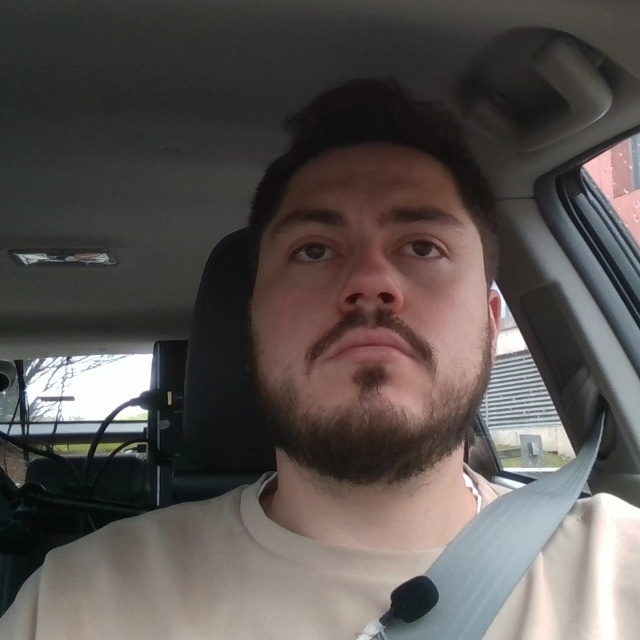
#> input picture scratch/raw_subj06_0055.jpg, 640 x 640 px
$ python -i measure_entropy.py   (imports and definitions only)   (older library calls are emulated)
#> lines starting #> are read from the running program, lines starting #| are printed output that depends on the picture
import cv2
import numpy as np
import json
from pathlib import Path

def get_entropy_and_laplacian(img_path):
#> called with img_path = 'raw_subj06_0055.jpg'
    img = cv2.imread(str(img_path))
#> img is the input picture: shape (640, 640, 3); mean B, G, R 80.9, 83.3, 89.3
    if img is None:
        return 0, 0
    gray = cv2.cvtColor(img, cv2.COLOR_BGR2GRAY)
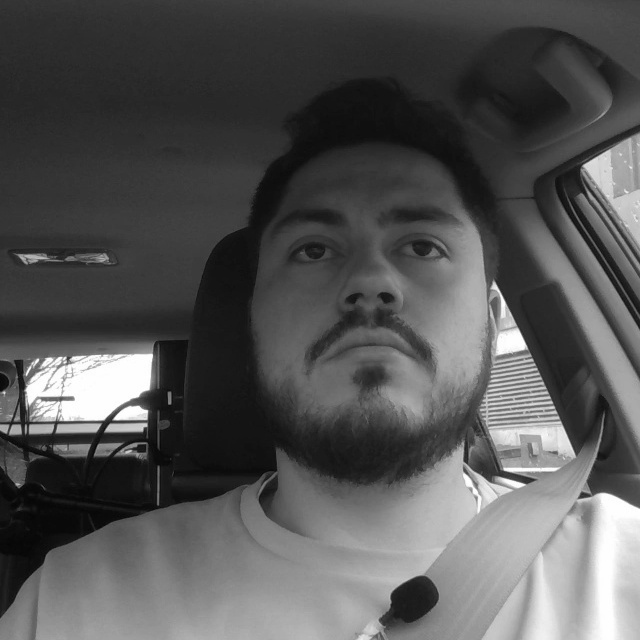
#> gray: shape (640, 640); min 3, max 255, mean 84.8

    # Shannon entropy of pixel intensity distribution
    hist, _ = np.histogram(gray, bins=256, range=(0, 256), density=True)
#> hist = 256 values, max 0.024 at index 41, min 0 at index 0, mean 0.00391
    hist = hist[hist > 0]
#> hist = 253 values, max 0.024 at index 38, min 2.44e-06 at index 0, mean 0.00395
    shannon_entropy = -np.sum(hist * np.log2(hist))
#> shannon_entropy = 7.38

    # Laplacian variance (high-frequency edge/texture density)
    lap_var = cv2.Laplacian(gray, cv2.CV_64F).var()
#> lap_var = 213.5

    return float(shannon_entropy), float(lap_var)

# Check some random negatives
# [11 lines not run here, left out]
r_scores = []
# [11 lines not run here, left out]
c_scores = []
# [10 lines not run here, left out]

>>> result = get_entropy_and_laplacian('raw_subj06_0055.jpg')
#> result = (7.38, 213.5)

$ run again, on scratch/raw_subj08_0184.jpg
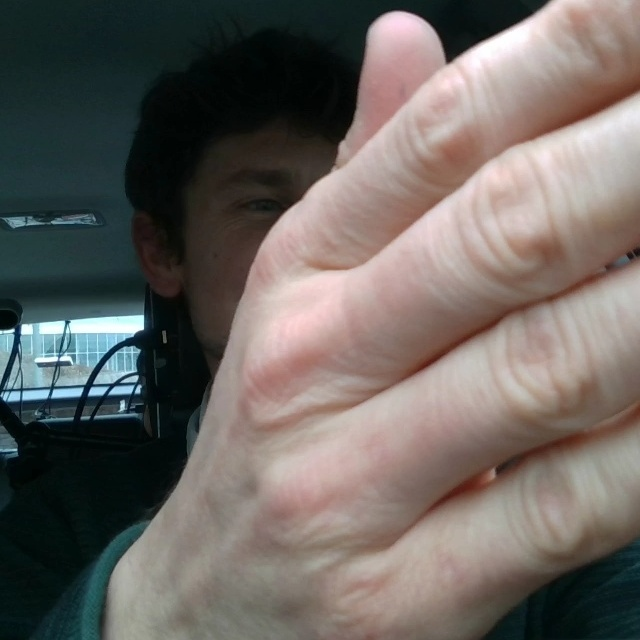
#> input picture scratch/raw_subj08_0184.jpg, 640 x 640 px
#> in get_entropy_and_laplacian, img is the input picture: shape (640, 640, 3); mean B, G, R 96.5, 101, 106.5
#> in get_entropy_and_laplacian, `gray = cv2.cvtColor(img, cv2.COLOR_BGR2GRAY)`:
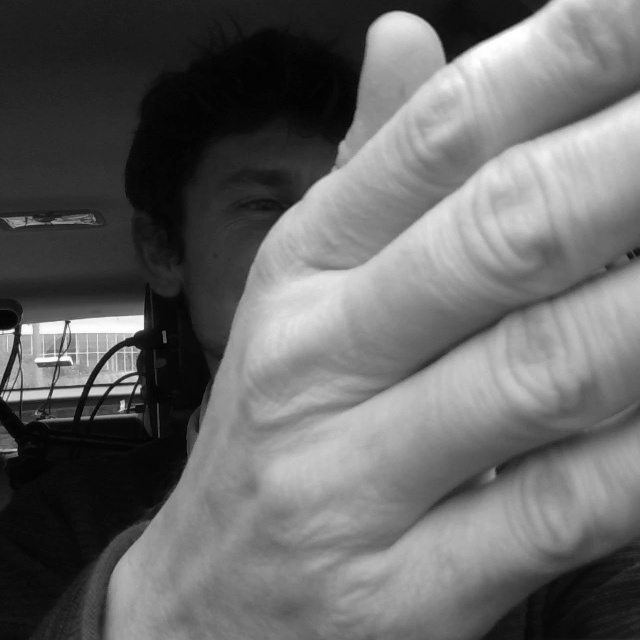
#> gray: shape (640, 640); min 1, max 255, mean 102.1
#> in get_entropy_and_laplacian, `hist, _ = np.histogram(gray, bins=256, range=(0, 256), density=True)`: hist = 256 values, max 0.0183 at index 9, min 0 at index 0, mean 0.00391
#> in get_entropy_and_laplacian, `hist = hist[hist > 0]`: hist = 255 values, max 0.0183 at index 8, min 7.32e-06 at index 0, mean 0.00392
#> shannon_entropy = 7.62
#> lap_var = 110
#> result = (7.62, 110)

$ run again, on scratch/raw_subj12_0032.jpg
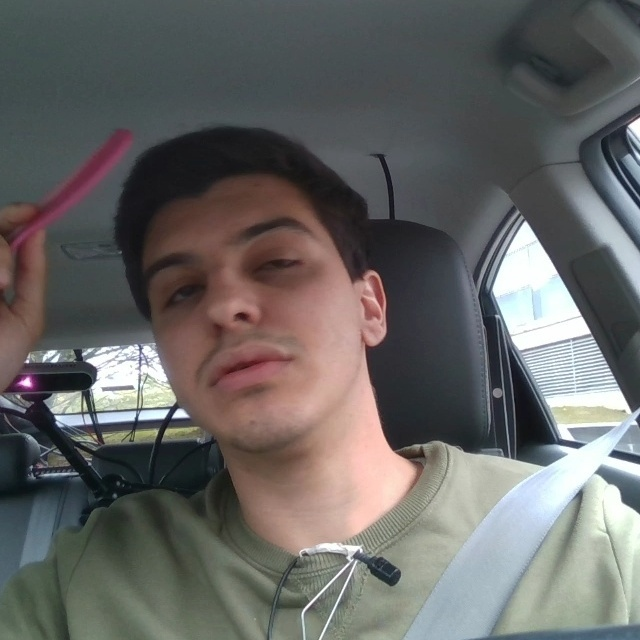
#> input picture scratch/raw_subj12_0032.jpg, 640 x 640 px
#> in get_entropy_and_laplacian, img is the input picture: shape (640, 640, 3); mean B, G, R 99.9, 101.5, 102.6
#> in get_entropy_and_laplacian, `gray = cv2.cvtColor(img, cv2.COLOR_BGR2GRAY)`:
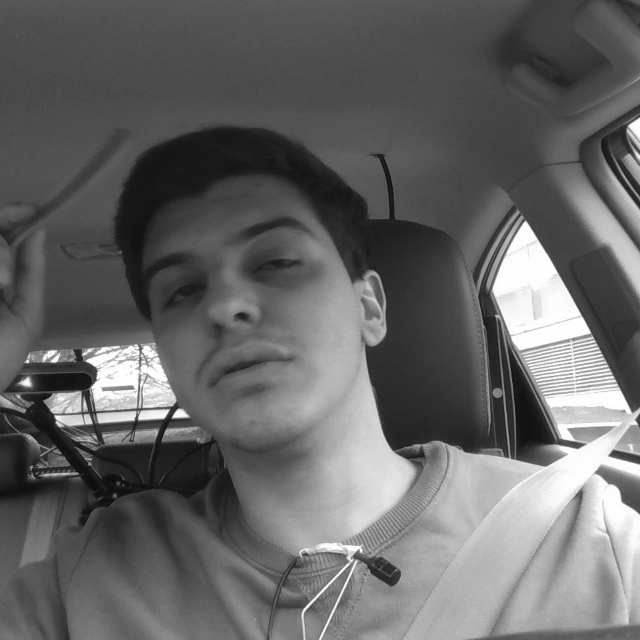
#> gray: shape (640, 640); min 10, max 255, mean 101.6
#> in get_entropy_and_laplacian, `hist, _ = np.histogram(gray, bins=256, range=(0, 256), density=True)`: hist = 256 values, max 0.0305 at index 76, min 0 at index 0, mean 0.00391
#> in get_entropy_and_laplacian, `hist = hist[hist > 0]`: hist = 246 values, max 0.0305 at index 66, min 4.88e-06 at index 1, mean 0.00407
#> shannon_entropy = 7.36
#> lap_var = 334.1
#> result = (7.36, 334.1)
